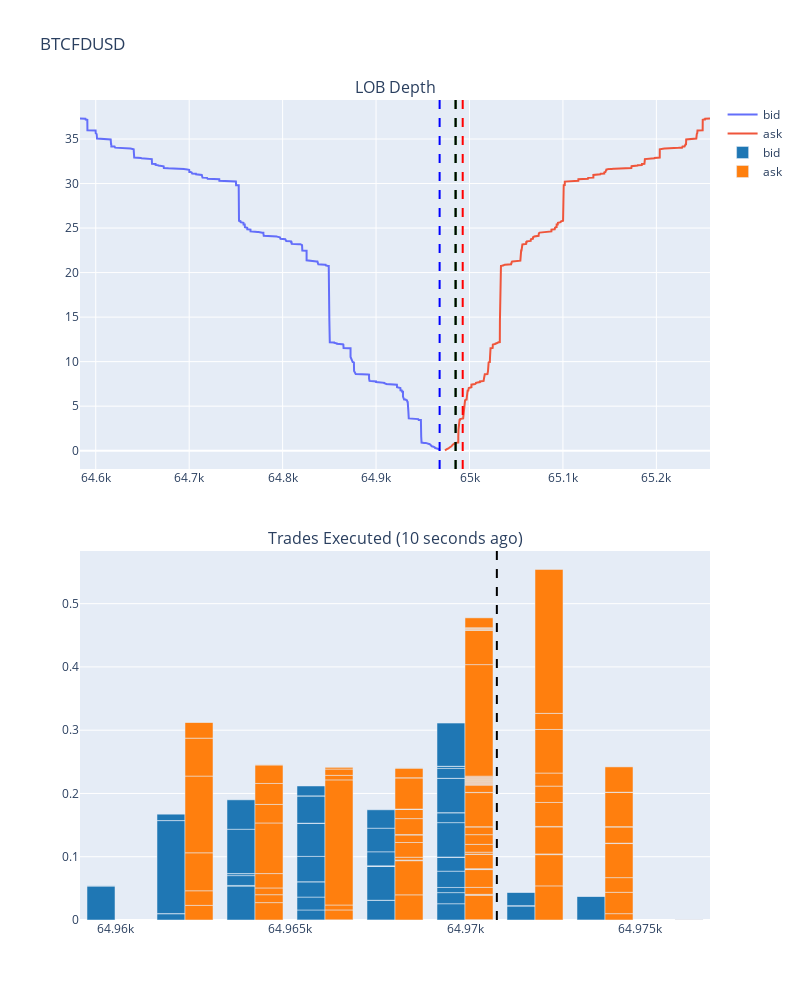

Notebook code cell kept with this figure:
### Markdown cell above
# Market Making

### Code cell
symbol = 'BTCFDUSD'
df = Binance().get_historical_instrument_price(symbol, interval='1m', start_str='2 hours ago')
df['std'] = df['Close'].rolling(15).std()
df['adv'] = df['Volume'].rolling(15).mean()
vol = df['std'].iloc[-1]
adv = df['adv'].iloc[-1]

df_bid, df_ask = Binance().get_order_book(instrument=symbol, limit=1000)
df_trades_bid, df_trades_ask = Binance().get_aggregate_trades(instrument=symbol, start_date='10 seconds ago')
df_trades = pd.concat([df_trades_bid, df_trades_ask])

best_bid = df_bid.iloc[0]['price']
best_ask = df_ask.iloc[0]['price']
mid_px = (best_bid + best_ask) / 2
spread_current = best_ask - best_bid
position_size = 100/mid_px

# spread based on ADV
flow_target = 0.02 * adv
spread_ask = df_ask[df_ask['quantity_cum'] > flow_target/2]['price'].min()
spread_bid = df_bid[df_bid['quantity_cum'] > flow_target/2]['price'].max()        
spread = spread_ask - spread_bid

# Arrival rate
ar_bid = df_trades_bid['quantity'].sum()/10
ar_ask = df_trades_ask['quantity'].sum()/10
ar_skew = ar_ask - ar_bid

# Volume weighted mid price
# v1
# average VWAP by ask and VWAP by bids
vw_bid = (df_trades_bid['price'] * df_trades_bid['quantity']).sum() / df_trades_bid['quantity'].sum()
vw_ask = (df_trades_ask['price'] * df_trades_ask['quantity']).sum() / df_trades_ask['quantity'].sum()
vwmp = (vw_ask + vw_bid) / 2

# v2
# volume weighted average of all orders
vwmp = (df_trades['price'] * df_trades['quantity']).sum() / df_trades['quantity'].sum()

# v3
# skew in arrival
ar_skew_sum = ar_skew * 10
if ar_skew > 0:
    vwmp_skew = df_ask[df_ask['quantity_cum'] > abs(ar_skew_sum)].iloc[0]['price'] - best_ask
else:
    vwmp_skew = df_bid[df_bid['quantity_cum'] > abs(ar_skew_sum)].iloc[0]['price'] - best_bid

vwmp = mid_px + vwmp_skew
skew = vwmp - mid_px

current_position = -0.0015*0
target_position = 0
vol = df['std'].iloc[-1] 
gamma = 0.1

r = vwmp - (current_position - target_position) * gamma * vol ** 2
order_bid = min(r - spread/2, best_bid)
order_ask = max(r + spread/2, best_ask)
new_spread = order_ask - order_bid

print(f'current spread = {spread_current:.4f}, target spread = {new_spread:.4f}, adv = {adv:.4f}')
print(f'vwmp = {vwmp:.4f}, mid = {mid_px:.4f}, skew = {skew:.4f}')
print(f'arrival bid = {ar_bid:.4f}, arrival ask = {ar_ask:.4f}, arrival_skew = {ar_skew:.4f}')   

fig = make_subplots(rows=2, subplot_titles=['LOB Depth', 'Trades Executed (10 seconds ago)'], vertical_spacing=0.1)
fig.update_layout(title=symbol, width=800, height=1000, hovermode='x')
fig.add_trace(go.Scatter(x=df_bid['price'], y=df_bid['quantity_cum'], name='bid'),row=1, col=1)
fig.add_trace(go.Scatter(x=df_ask['price'], y=df_ask['quantity_cum'], name='ask'),row=1, col=1)
fig.add_vline(order_bid, line_dash="dash", line_color="blue",row=1, col=1)
fig.add_vline(order_ask, line_dash="dash", line_color="red",row=1, col=1)
fig.add_vline(vwmp, line_dash="dash", line_color="green",row=1, col=1)
fig.add_vline(r, line_dash="dash", line_color="black",row=1, col=1)

colors = plotly.colors.DEFAULT_PLOTLY_COLORS

fig.add_trace(go.Bar(x=df_trades_bid['price']//2*2, y=df_trades_bid['quantity'], name='bid', marker={'color': colors[0]}), row=2,col=1)
fig.add_trace(go.Bar(x=df_trades_ask['price']//2*2, y=df_trades_ask['quantity'], name='ask', marker={'color': colors[1]}), row=2,col=1)
fig.add_vline(mid_px, line_dash="dash", line_color="black",row=2, col=1)

### Figure 1 — Plotly figure (JSON) as saved in the notebook; plotly's stock layout.template omitted (floating-point values rounded to 4 significant figures; data arrays with more than 128 entries replaced by an {"elided": "..."} marker saying what was removed)
{"data": [{"name": "bid", "type": "scatter", "x": {"elided": "1000 float values"}, "xaxis": "x", "y": {"elided": "1000 float values"}, "yaxis": "y"}, {"name": "ask", "type": "scatter", "x": {"elided": "1000 float values"}, "xaxis": "x", "y": {"elided": "1000 float values"}, "yaxis": "y"}, {"marker": {"color": "rgb(31, 119, 180)"}, "name": "bid", "type": "bar", "x": [64970, 64970, 64970, 64970, 64968, 64968, 64968, 64970, 64970, 64972, 64972, 64972, 64970, 64974, 64974, 64974, 64972, 64972, 64970, 64970, 64970, 64968, 64968, 64968, 64966, 64966, 64966, 64964, 64970, 64970, 64966, 64966, 64966, 64966, 64968, 64968, 64966, 64966, 64966, 64964, 64970, 64970, 64970, 64968, 64968, 64968, 64966, 64966, 64964, 64964, 64964, 64962, 64962, 64962, 64960, 64960, 64960, 64964, 64966, 64964, 64962, 64962, 64964, 64968, 64970], "xaxis": "x2", "y": [0.02572, 0.01757, 0.00815, 0.02572, 0.00011, 0.03102, 0.0001, 0.022, 0.00012, 0.022, 0.00077, 0.02123, 0.00031, 9e-05, 0.03735, 9e-05, 9e-05, 0.0002, 0.05432, 0.01551, 0.00031, 0.05391, 0.0001, 0.00016, 0.00013, 0.0157, 0.02041, 0.05391, 0.05391, 0.00031, 0.02414, 0.00016, 0.04, 0.05207, 9e-05, 0.00011, 9e-05, 0.0002, 0.00016, 9e-05, 0.01564, 0.00307, 0.00031, 0.0001, 0.02212, 0.03729, 0.04301, 0.0002, 0.00062, 0.01556, 0.00308, 0.01, 0.0001, 0.147, 0.05392, 0.00011, 0.00023, 0.00016, 0.01556, 0.07, 0.0001, 0.01, 0.0465, 0.02906, 0.06822], "yaxis": "y2"}, {"marker": {"color": "rgb(255, 127, 14)"}, "name": "ask", "type": "bar", "x": [64968, 64968, 64970, 64970, 64970, 64970, 64968, 64972, 64972, 64972, 64974, 64974, 64974, 64972, 64972, 64972, 64972, 64974, 64974, 64974, 64974, 64972, 64972, 64974, 64974, 64974, 64976, 64976, 64976, 64976, 64976, 64976, 64968, 64972, 64972, 64970, 64968, 64968, 64968, 64968, 64968, 64968, 64968, 64968, 64970, 64968, 64970, 64970, 64970, 64970, 64970, 64970, 64970, 64966, 64968, 64968, 64968, 64970, 64970, 64970, 64970, 64974, 64974, 64974, 64974, 64974, 64962, 64962, 64962, 64962, 64962, 64962, 64962, 64964, 64964, 64964, 64964, 64964, 64964, 64964, 64964, 64966, 64966, 64966, 64966, 64966, 64968, 64968, 64968, 64966, 64964, 64966, 64966, 64966, 64968, 64968, 64970, 64970, 64970, 64970, 64970, 64970, 64970, 64970, 64970, 64970, 64970, 64970, 64970, 64970, 64970, 64970, 64970, 64970, 64970, 64968, 64970, 64970, 64970, 64970, 64970, 64972], "xaxis": "x2", "y": [0.03978, 0.05397, 0.00031, 0.00021, 0.03826, 0.00159, 0.0009, 0.05391, 0.0494, 0.00031, 0.01, 0.03375, 0.0232, 0.00076, 0.0428, 0.0007, 0.0379, 0.05391, 0.0001, 0.00031, 0.00017, 0.02586, 0.02064, 0.02586, 0.00011, 0.00017, 0.00011, 6e-05, 0.00011, 0.00011, 0.00025, 0.00011, 9e-05, 0.06889, 0.02545, 0.00018, 0.00449, 0.02327, 0.01224, 0.00011, 0.00011, 0.00011, 0.02521, 0.01479, 0.01103, 0.00011, 0.02813, 0.00095, 0.00011, 0.00011, 0.0002, 0.02292, 9e-05, 9e-05, 0.00011, 9e-05, 0.04937, 0.00307, 0.01234, 0.01541, 0.01225, 0.05391, 0.0001, 0.00031, 9e-05, 0.04, 0.0231, 0.0231, 0.06, 0.1213, 0.06, 0.025, 0.0002, 0.02748, 0.01252, 0.01065, 0.02271, 0.08, 0.0293, 0.03315, 0.0293, 0.00011, 0.00011, 0.01558, 0.00782, 0.1977, 0.0001, 0.01555, 0.00017, 0.00715, 0.00021, 0.01, 0.00307, 0.0002, 0.0001, 0.00018, 0.00031, 0.05391, 0.00031, 0.01147, 0.00108, 0.00111, 0.00105, 0.00117, 0.00108, 0.00105, 0.00105, 0.00111, 0.00108, 0.00108, 0.00105, 0.00117, 0.00111, 0.1763, 0.05391, 9e-05, 0.00105, 0.00115, 0.0011, 0.00105, 0.01564, 0.2275], "yaxis": "y2"}], "layout": {"annotations": [{"font": {"size": 16}, "showarrow": false, "text": "LOB Depth", "x": 0.5, "xanchor": "center", "xref": "paper", "y": 1, "yanchor": "bottom", "yref": "paper"}, {"font": {"size": 16}, "showarrow": false, "text": "Trades Executed (10 seconds ago)", "x": 0.5, "xanchor": "center", "xref": "paper", "y": 0.45, "yanchor": "bottom", "yref": "paper"}], "height": 1000, "hovermode": "x", "shapes": [{"line": {"color": "blue", "dash": "dash"}, "type": "line", "x0": 64970.0, "x1": 64970.0, "xref": "x", "y0": 0, "y1": 1, "yref": "y domain"}, {"line": {"color": "red", "dash": "dash"}, "type": "line", "x0": 64990.0, "x1": 64990.0, "xref": "x", "y0": 0, "y1": 1, "yref": "y domain"}, {"line": {"color": "green", "dash": "dash"}, "type": "line", "x0": 64990.0, "x1": 64990.0, "xref": "x", "y0": 0, "y1": 1, "yref": "y domain"}, {"line": {"color": "black", "dash": "dash"}, "type": "line", "x0": 64990.0, "x1": 64990.0, "xref": "x", "y0": 0, "y1": 1, "yref": "y domain"}, {"line": {"color": "black", "dash": "dash"}, "type": "line", "x0": 64970.0, "x1": 64970.0, "xref": "x2", "y0": 0, "y1": 1, "yref": "y2 domain"}], "title": {"text": "BTCFDUSD"}, "width": 800, "xaxis": {"anchor": "y", "domain": [0, 1]}, "xaxis2": {"anchor": "y2", "domain": [0, 1]}, "yaxis": {"anchor": "x", "domain": [0.55, 1]}, "yaxis2": {"anchor": "x2", "domain": [0, 0.45]}}}
